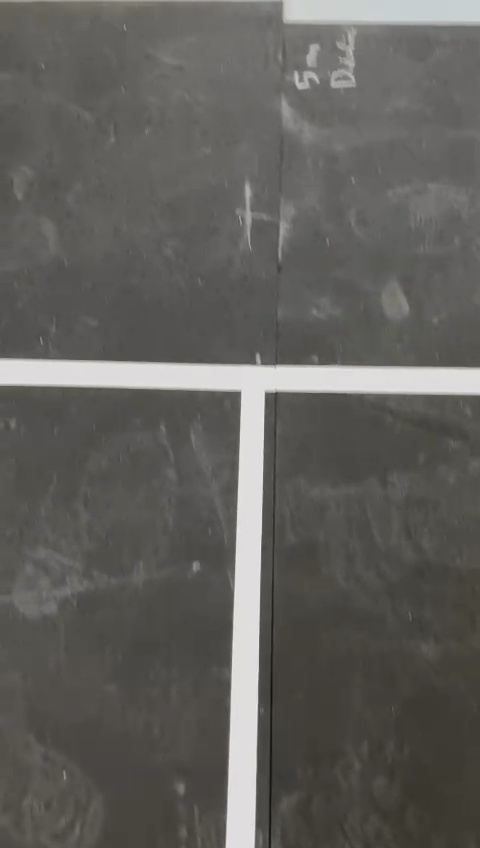
#> input picture detect/temp_frame.jpg, 480 x 848 px
$ python -i croisement.py   (imports and definitions only)
#> lines starting #> are read from the running program, lines starting #| are printed output that depends on the picture; after the words box and inside, x2 and y2 are one past the last pixel; in counts of white or black regions, pixels touching at a corner belong together
#> further down, picture is the input picture: shape (848, 480, 3); mean B, G, R 91.8, 95.6, 96.9
from picamera.array import PiRGBArray
from picamera import PiCamera
import time
import numpy as np
import math
import cv2

def detect_intersections(frame, angle_threshold=20, distance_threshold=5):
    # Convert the frame to grayscale
#> called with angle_threshold = 20, distance_threshold = 5
    gray = cv2.cvtColor(frame, cv2.COLOR_BGR2GRAY)

    # Threshold the image to isolate white lines
    _, thresh = cv2.threshold(gray, 180, 255, cv2.THRESH_BINARY)
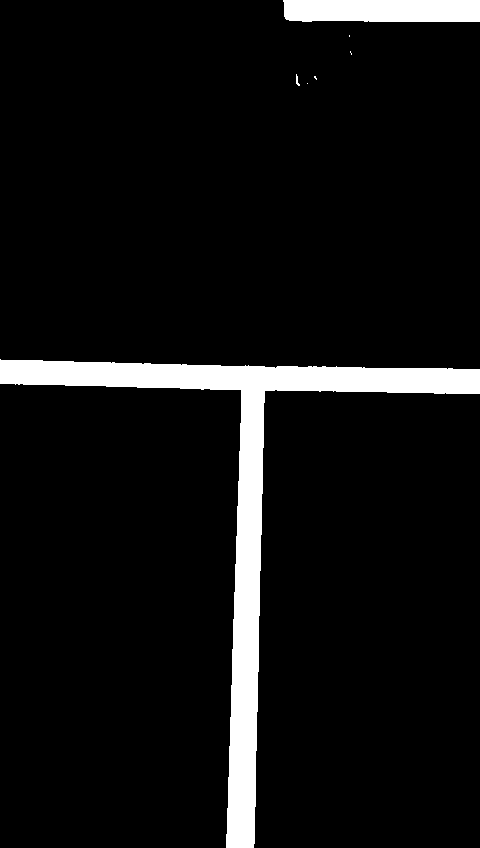
#> thresh: shape (848, 480); 6.9% white; 7 white regions (4 under 20 px), largest, box (x1, y1, x2, y2) and area: (0, 359, 480, 848) 23616, (283, 0, 480, 22) 4234, (296, 74, 300, 86) 24

    # Edge detection using Canny with lower thresholds
    edges = cv2.Canny(thresh, 30, 100, apertureSize=3)
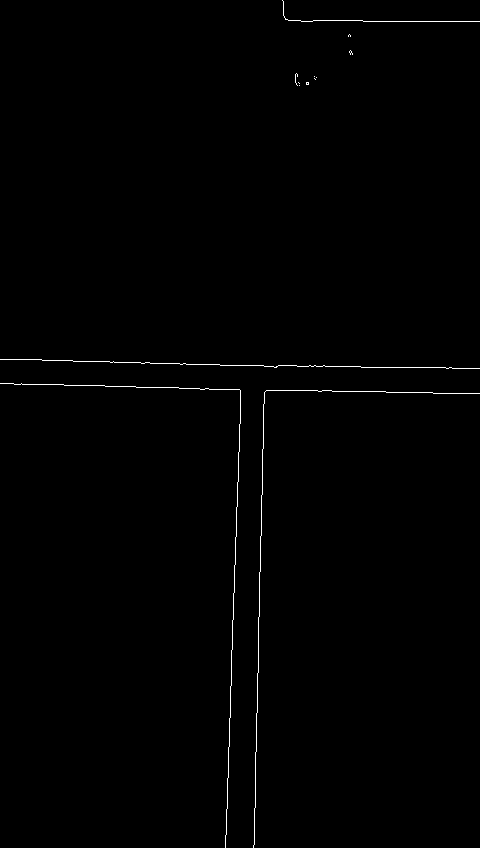
#> edges: shape (848, 480); 0.52% white in thin lines or dots

    # Use Hough Line Transform with adjusted parameters for low resolution
    lines = cv2.HoughLinesP(edges, 1, np.pi / 180, threshold=50, minLineLength=20, maxLineGap=5)
#> lines = 21 rows, first 6: [236, 536, 236, 515], [390, 367, 479, 368], [230, 709, 235, 538], [279, 390, 385, 391], [256, 751, 257, 673], [261, 535, 262, 449]

    intersections = []  # List to store intersections

    def calculate_angle(line1, line2):
        """Calculate the angle between two lines in degrees."""
        x1, y1, x2, y2 = line1
        x3, y3, x4, y4 = line2
        angle1 = math.atan2(y2 - y1, x2 - x1)
        angle2 = math.atan2(y4 - y3, x4 - x3)
        angle = abs(math.degrees(angle1 - angle2))
        return min(angle, 180 - angle)

    def is_near_point(p1, p2, threshold):
        """Check if two points are within a certain distance."""
        return np.linalg.norm(np.array(p1) - np.array(p2)) < threshold

    if lines is not None:
        # Detect intersections
        for i in range(len(lines)):
            for j in range(i + 1, len(lines)):
                line1 = lines[i][0]
                line2 = lines[j][0]
                x1, y1, x2, y2 = line1
                x3, y3, x4, y4 = line2

                # Calculate the angle between the two lines
                angle = calculate_angle(line1, line2)
                if angle < angle_threshold:  # Skip if angle is too small (lines are nearly parallel)
                    continue

                # Line 1: A1x + B1y + C1 = 0
                A1 = y2 - y1
                B1 = x1 - x2
                C1 = x2 * y1 - x1 * y2

                # Line 2: A2x + B2y + C2 = 0
                A2 = y4 - y3
                B2 = x3 - x4
                C2 = x4 * y3 - x3 * y4

                # Solving the system of equations to find intersection
                denom = A1 * B2 - A2 * B1
                if denom != 0:  # Lines are not parallel
                    intersect_x = (B1 * C2 - B2 * C1) / denom
                    intersect_y = (A2 * C1 - A1 * C2) / denom
                    intersection_point = (int(intersect_x), int(intersect_y))

                    # Check if the intersection point is close to either line's endpoints (noise filtering)
                    if (is_near_point(intersection_point, (x1, y1), distance_threshold) or
                        is_near_point(intersection_point, (x2, y2), distance_threshold) or
                        is_near_point(intersection_point, (x3, y3), distance_threshold) or
                        is_near_point(intersection_point, (x4, y4), distance_threshold)):
                        continue  # Ignore if too close to any endpoint

                    intersections.append(intersection_point)
#> this loop made 21 passes

        # Mark intersections if found
        if intersections:
            for intersection in intersections:
                cv2.circle(frame, intersection, 5, (0, 0, 255), -1)  # Draw red circle at intersections
#> this loop made 101 passes
#> intersection on passes 1 to 12: (236, 365), (236, 389), (236, 21), (236, 365), (236, 387), (236, 359), (236, 365), (236, 364), (236, 388), (236, 392), (236, 20), (240, 365)
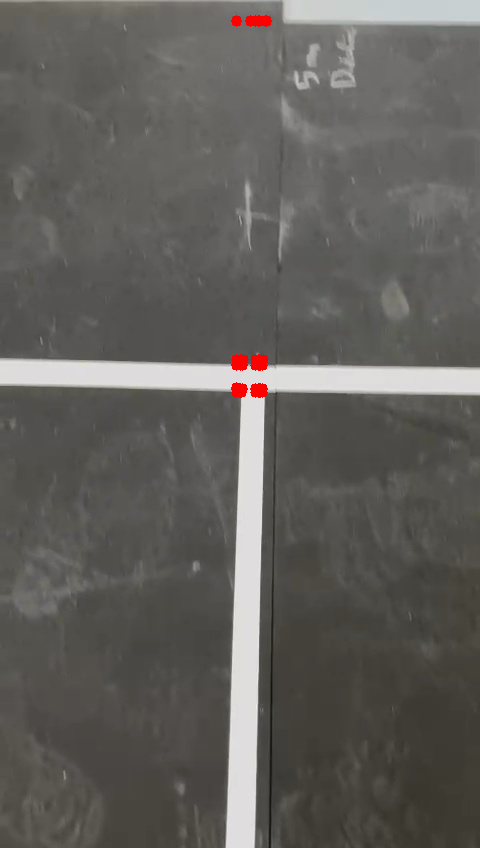
#> frame: shape (848, 480, 3); 0.31% of pixels changed, all inside (x1, y1, x2, y2) = (231, 15, 272, 398)
            print(f'Found intersections at: {intersections}')
#> (printed output is left out)
        else:
            print("No intersections detected.")

    return intersections


# [30 lines not run here, left out]

>>> import cv2
>>> picture = cv2.imread('temp_frame.jpg')
>>> result = detect_intersections(picture)
